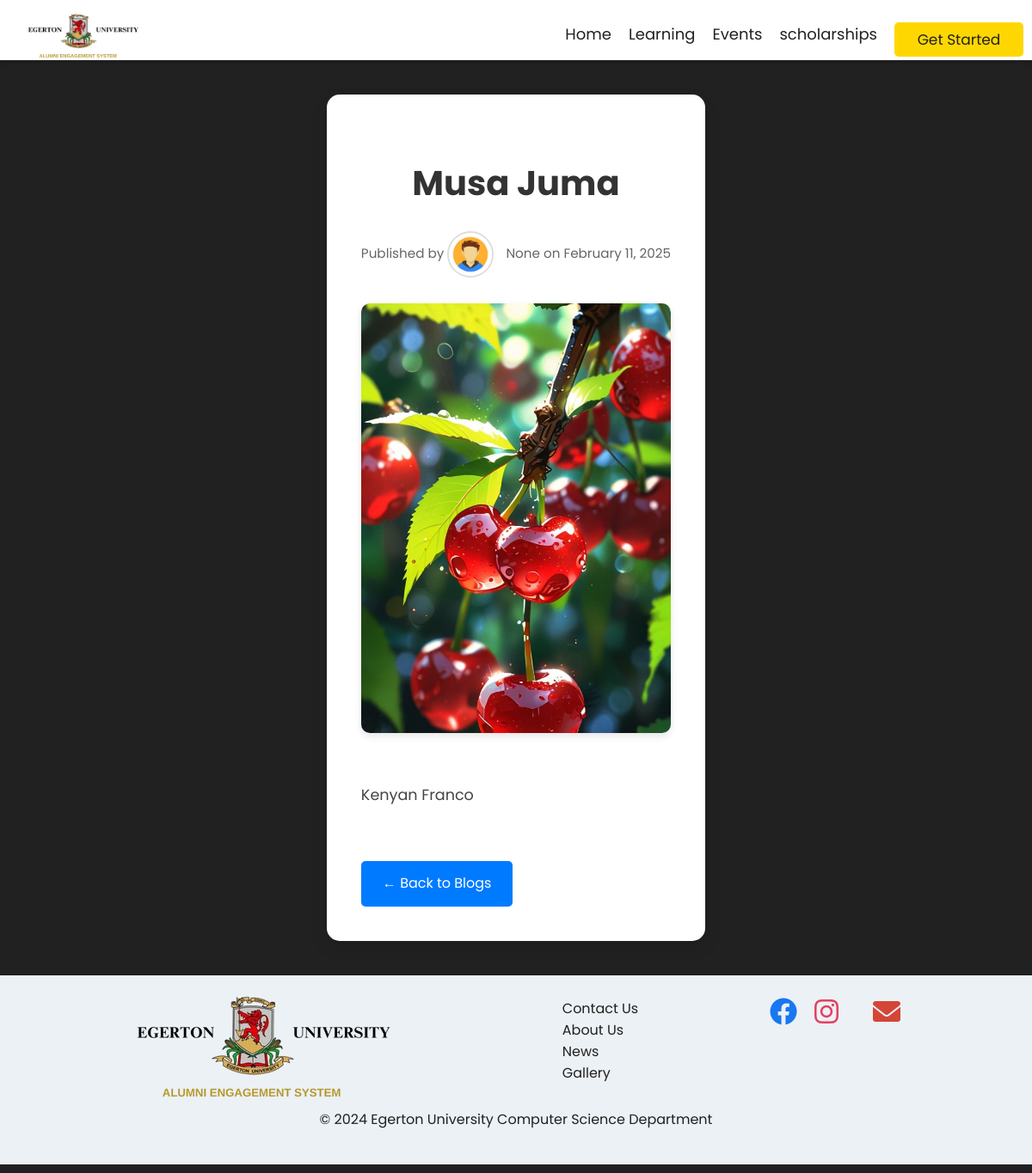
The app's page /blog/6 with its own data.
### website/models.py (models this page shows, shortened)
class Blog(db.Model):
    id = db.Column(db.Integer, primary_key = True)
    title = db.Column(db.String(100))
    body = db.Column(db.String(1000))
    image = db.Column(db.String(1000))
    date_posted = db.Column(db.DateTime, default = datetime.utcnow)
    user_id = db.Column(db.Integer, db.ForeignKey('user.id') , nullable = False)

class User(db.Model , UserMixin):
    id = db.Column(db.Integer, primary_key = True)
    username = db.Column(db.String(60))
    regno = db.Column(db.String(20))
    year_of_study = db.Column(db.Integer)
    email_address = db.Column(db.String(50))
    password_hash = db.Column(db.String(500))
    date_joined = db.Column(db.DateTime(), default  = datetime.utcnow)
    blogs = db.relationship('Blog', backref='author', lazy=True)

### website/views.py (the view)
@views.route('/blog/<int:blog_id>')
def blog_detail(blog_id):
    blog = Blog.query.get_or_404(blog_id)  # Fetch the specific blog
    return render_template('blog_detail.html', blog=blog)

### website/templates/blog_detail.html (shortened to what this page needs)
{% extends 'base.html' %}
{% block body %}
<div class="blog-container">
    <h1>{{ blog.title }}</h1>
    <p class="blog-meta">
        Published by
        <a href="{{ url_for('views.user_profile', user_id=blog.author.id) }}">
            <img src="../static/images/avatar2.jpeg" class="author-img" alt="Profile Picture">
            {{ blog.author.username }}
        </a>
        on {{ blog.date_posted.strftime('%B %d, %Y') }}
    </p>
    <img src="{{ blog.image }}" alt="Blog Image" class="blog-image">
    <div class="blog-body">
        <p>{{ blog.body }}</p>
    </div>
    <a href="{{ url_for('views.all_blogs') }}" class="back-button">← Back to Blogs</a>
</div>
{% endblock body %}

### website/static/src/input.css (style rules this page uses)
body { position: relative; color: #ffffff; box-sizing: border-box; font-family: 'Poppins', sans-serif; background-color: #212121; margin: 0; display: flex; flex-direction: column; min-height: 100vh; }
a { text-decoration: none; color: inherit; }
.blog-image { width: 100%; max-height: 200px; object-fit: cover; border-radius: 10px; margin-bottom: 20px; }

### website/templates/blog_detail.html (style rules this page uses)
.blog-container { max-width: 800px; margin: 40px auto; padding: 40px; border-radius: 15px; background: #fff; box-shadow: 0px 8px 20px rgba(0, 0, 0, 0.1); text-align: left; color: #212121; line-height: 1.8; }
h1 { font-size: 2.5rem; margin-bottom: 20px; color: #333; text-align: center; }
.blog-meta { color: #666; font-size: 0.95rem; margin-bottom: 30px; text-align: center; }
.author-img { width: 50px; height: 50px; border-radius: 50%; margin-right: 10px; vertical-align: middle; border: 2px solid #ddd; transition: transform 0.3s ease; }
.blog-image { width: 100%; max-height: 500px; object-fit: cover; border-radius: 10px; margin-bottom: 30px; box-shadow: 0px 4px 10px rgba(0, 0, 0, 0.1); }
.blog-body { font-size: 1.1rem; line-height: 1.8; color: #444; margin-bottom: 40px; }
.blog-body p { margin-bottom: 20px; }
.back-button { display: inline-block; margin-top: 20px; padding: 12px 25px; background: #007bff; color: white; text-decoration: none; border-radius: 5px; font-size: 1rem; transition: background 0.3s ease, transform 0.3s ease; }

### records on screen
Blog: title "Musa Juma", date_posted "February 11, 2025", image (picture), body "Kenyan Franco"
User: author.username "None"
